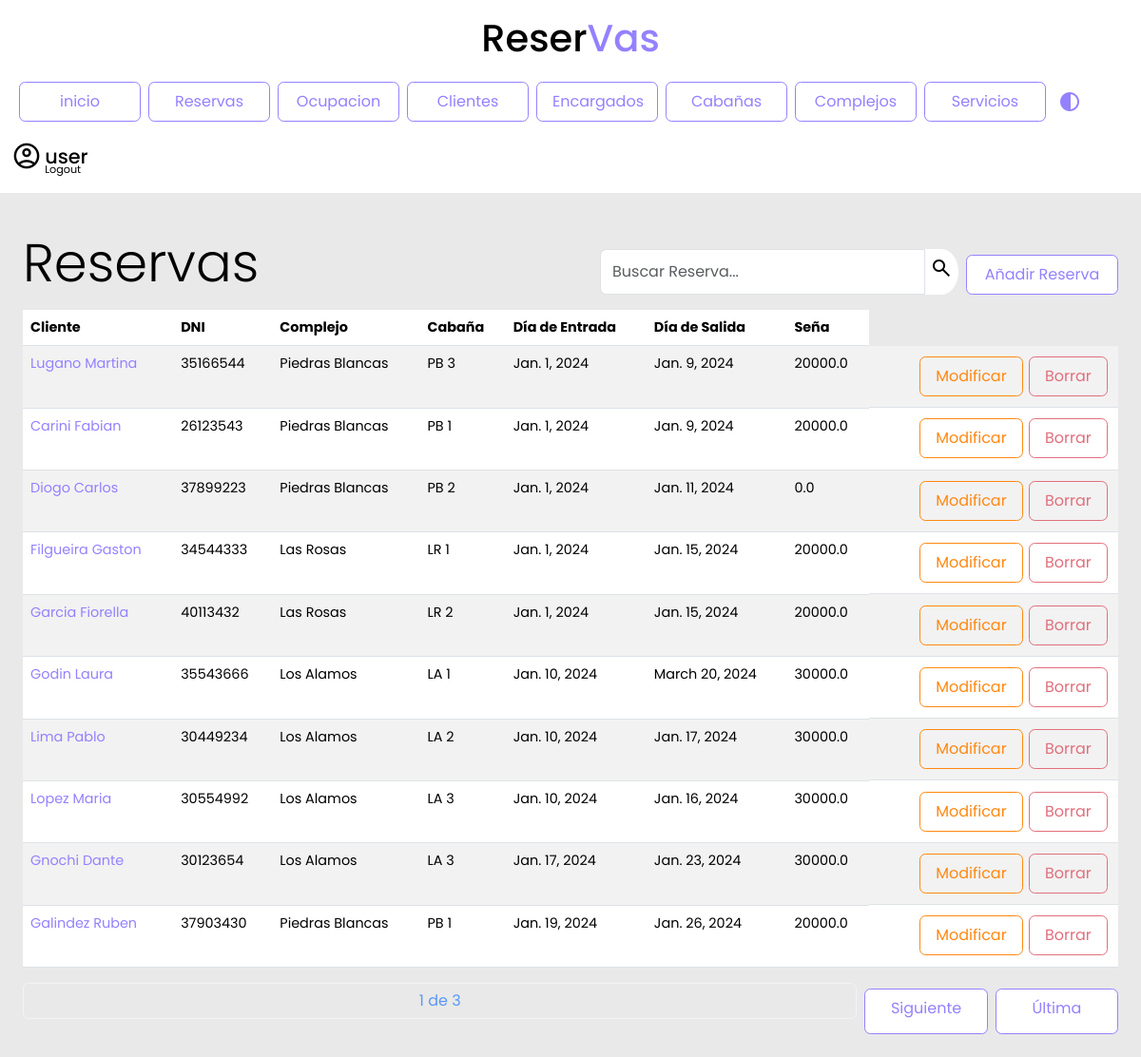
/reservas/ (signed in), run on the app's committed database.
### reservas/models.py (models this page shows, shortened)
class Reserva(models.Model):
    cliente = models.ForeignKey(Cliente, on_delete=models.CASCADE)
    complejo = models.ForeignKey(Complejo, on_delete=models.CASCADE)
    cabania = models.ForeignKey(Cabania, on_delete=models.CASCADE, default=None)
    diaEntrada = models.DateField()
    diaSalida = models.DateField()
    seña = models.FloatField(default=0, max_length=12)
    precio_original_cabania = models.FloatField(default=0)

class Cliente(models.Model):
    dni = models.IntegerField()
    apellido_nombre = models.CharField(max_length=100)
    telefono = models.CharField(max_length=30)
    email = models.CharField(max_length=50, default="user@gmail.com")
    pais = models.CharField(max_length=30, default="Argentina")
    provincia = models.CharField(max_length=30, default="Cordoba")
    localidad = models.CharField(max_length=30, default="Cordoba")

class Complejo(models.Model):
    nombre = models.CharField(max_length=100)
    direccion = models.CharField(max_length=100)
    encargado = models.ForeignKey(Encargado, on_delete=models.CASCADE)
    def __str__(self):
        return self.nombre

class Cabania(models.Model):
    nombre = models.CharField(max_length=100)
    tipo = models.CharField(max_length=15, choices=[('Apart','Apart'), ('Cabaña', 'Cabaña'), ('Departamento','Departamento'), ('Habitacion','Habitacion')])
    capacidad = models.CharField(max_length=2)
    precio = models.FloatField(max_length=10)
    complejo = models.ForeignKey(Complejo, on_delete=models.CASCADE, default="none")
    def __str__(self):
        return self.nombre

### reservas/views.py (the view)
# urls.py: path('reservas/', views.lista_reservas.as_view(), name='lista_reservas'),
class lista_reservas(LoginRequiredMixin, ListView):
    login_url = '/login/'
    model = Reserva
    template_name = 'lista_reservas.html'
    context_object_name = 'reservas'
    paginate_by = 10
    def get_queryset(self):
        query = self.request.GET.get('q', '')
        reservas = Reserva.objects.filter(
            Q(cliente__apellido_nombre__icontains=query) |
            Q(cliente__dni__icontains=query)
        )
        return reservas

### reservas/templates/lista_reservas.html (shortened to what this page needs)
{% include 'navbar.html' %}
{% block content %}
<div class="contenedor">
 <div class="row">
    <h1 class="col display-4 my-3">Reservas</h1>
    <div class=" col d-flex justify-content-end align-items-end mb-3">
        <form method="GET">
            <div class="input-group">
                <input type="text" id="search" class="form-control inputApagado" name="q" value="{{ query }}" placeholder="Buscar Reserva...">
                <button class="lupa" type="submit"><span class="material-symbols-outlined">search</span></button>
            </div>
        </form>
        <div class="d-flex justify-content-end align-items-end"><a class="botonPrimario" href="/reservas/reservaNuevo/">Añadir Reserva</a></div>
    </div>
</div>
    <table class="table table-striped table-hover" id="results">
        <thead>
            <tr>
                <th>Cliente</th>
                <th>DNI</th>
                <th>Complejo</th>
                <th>Cabaña</th>
                <th>Día de Entrada</th>
                <th>Día de Salida</th>
                <th>Seña</th>
            </tr>
        </thead>
        <tbody>
            {% for reserva in reservas %}
            <tr>
                <td><a href="{% url 'detalle_reserva' reserva.id %}">{{ reserva.cliente.apellido_nombre }}</a></td>
                <td>{{reserva.cliente.dni}}</td>
                <td>{{ reserva.complejo }}</td>
                <td>{{ reserva.cabania }}</td>
                <td>{{ reserva.diaEntrada }}</td>
                <td>{{ reserva.diaSalida }}</td>
                <td>{{ reserva.seña }}</td>
                <td class="d-flex justify-content-end align-items-end">
                    <a class="botonTerciario" href="/reservas/reservaModif/{{ reserva.id }}">Modificar</a>
                    <a class="botonSecundario" href="/reservas/reservaBorrar/{{ reserva.id }}">Borrar</a>
                </td>
            </tr>
            {% endfor %}
        </tbody>
    </table>
    <div class="pagination justify-content-center">
        <span class="current-page btn btn-outline-light disabled text-primary mb-3">
            {{ page_obj.number }} de {{ page_obj.paginator.num_pages }}
        </span>
        {% if page_obj.has_next %}
            <a class="botonPrimario" href="?page={{ page_obj.next_page_number }}">Siguiente</a>
            <a class="botonPrimario" href="?page={{ page_obj.paginator.num_pages }}">Última</a>
        {% endif %}
    </div>
</div>
{% endblock %}

### reservas/templates/navbar.html (shortened to what this page needs)
{% extends 'base.html' %}
{% load static %}
{% block content %}
<header>
    <h1>Reser<span>Vas</span></h1>
</header>
<nav class="navbar navbar-expand-lg">
    <div class="container-fluid">
        <div class="navbar collapse navbar-collapse" id="navbarSupportedContent" >
            <ul class="navbar-nav me-auto mb-2 mb-lg-0">
                <li class="nav-item">
                    <a class="botonPrimario" href="/">inicio</a>
                </li>
                <li class="nav-item">
                    <a class="botonPrimario" href="/reservas">Reservas</a>
                </li>
                <li class="nav-item">
                    <a class="botonPrimario" href="{% url 'cabanias_disponibles' %}">Ocupacion</a>
                </li>
                <li class="nav-item">
                    <a class="botonPrimario" href="/clientes">Clientes</a>
                </li>
                <li class="nav-item">
                    <a class="botonPrimario" href="/encargados">Encargados</a>
                </li>
                <li class="nav-item">
                    <a class="botonPrimario" href="/cabanias">Cabañas</a>
                </li>
                <li class="nav-item">
                    <a class="botonPrimario" href="/complejos">Complejos</a>
                </li>
                <li class="nav-item">
                    <a class="botonPrimario"  href="/servicios">Servicios</a>
                </li>
                <button type="button" class="btn dark-mode">
                    <span class="material-symbols-outlined" id="botonDarkMode">
                    </span>
                </button>
            </ul>
            <div class="contenedorUsuario">
                <span class="material-symbols-outlined">
                </span>
                <div>
                    {% if request.user.is_authenticated %}
                    <h4 class="user">{{ request.user.username }}</h4>
                    <a href="/logout/">Logout</a>
                    {% else %}
                    <a href="/login/">Login</a>
                    {% endif %}
                </div>
            </div>
        </div>
    </div>
</nav>
{% endblock %}

### reservas/static/css/general.css (style rules this page uses)
:root { --font-family: 'poppins' sans-serif ; --color-primary: #9381ff; --color-danger: #e16f7c; --color-white: #fff; --color-dark: #000; --color-cyan: #51D6FF; --color-Terciary:#ff8811; --color-dark-variant: #E8F1F2; --color-background: #e9e9e9; --card-border-radius: 2rem; --border-radius-1: 0.4rem; --border-radius-2: 1.2rem; --card-padding: 1.8rem; --padding-1: 1.2rem; --box-shadow: 0 1rem 2rem var(--color-light); --bs-emphasis-color:var(--color-danger); --bs-table-striped-color:var(--color-dark-variant) }
html, body { margin: 0; padding: 0; height: 100%; width: 100%; background-color: var(--color-background); }
.contenedor { min-height: 100%; min-width: 100%; background-color: var(--color-background); overflow-y: auto; }
.contenedor h1 { color: var(--color-dark); }
.detalle h1,h3,h4,p { color: var(--color-dark); }
.navbar { background-color: var(--color-white); display: flex; margin: auto; }
.navbar a.botonPrimario { justify-content: center; width: 8rem; }
header { position: relative; background-color:var(--color-white); height: 4rem; font-family: 'poppins', sans-serif; text-align: center; }
header h1 { color: var(--color-dark); background-color: var(--color-white); position: relative; top: 1rem; }
header span { color: var(--color-primary); transition: ease .8s; }
.contenedor { padding: 1.5rem; font-family: 'poppins', sans-serif; font-size: 0.9rem; }
.botonPrimario { padding: 1rem; font-family: 'poppins', sans-serif; font-size: 1rem; font-weight:400; line-height: 0.5; margin-left:0.5rem; margin-top:0.4rem ; display: inline-block; text-align: center; text-decoration: none; vertical-align: middle; cursor: pointer; border: 0.1rem solid var(--color-primary); border-radius: var(--border-radius-1); background-color: var(--color-white); user-select: none; transition:ease-in-out 0.35s all; width: 10rem; text-decoration: none; color: var(--color-primary); }
.botonSecundario { padding: 1rem; margin:0.2rem; font-family: 'poppins', sans-serif; font-size: 1rem; font-weight:400; line-height: 0.5; display: inline-block; text-align: center; text-decoration: none; vertical-align: middle; cursor: pointer; border: 0.1rem solid #e16f7c; border-radius: var(--border-radius-1); background-color: transparent; user-select: none; transition:ease-in-out 0.35s all; text-decoration: none; color: #e16f7c; }
.botonTerciario { padding: 1rem; margin:0.2rem; font-family: 'poppins', sans-serif; font-size: 1rem; font-weight:400; line-height: 0.5; display: inline-block; text-align: center; text-decoration: none; vertical-align: middle; cursor: pointer; border: 0.1rem solid var(--color-Terciary); border-radius: var(--border-radius-1); background-color: transparent; user-select: none; transition:ease-in-out 0.35s all; text-decoration: none; color: var(--color-Terciary); }
.lupa { color: var(--color-dark); background-color: var(--color-white); border:none; border-radius: 50%; transition: ease 0.5s; margin-left: 0.1rem; height: 3rem; }
table a { color: var(--color-primary); text-decoration: none; transition: ease 0.3s; }
.col.display-4.my-3 { color: var(--color-dark); font-family: 'poppins', sans-serif; }
.contenedorUsuario { color: var(--color-dark); display: flex; flex-direction: row; transition: ease .8s; margin-right: 3rem; margin-top: 1rem; font-family: 'poppins', sans-serif; background-color: transparent; }
.contenedorUsuario span { margin-right: .2rem; font-size: 2rem; background-color: transparent; transition: ease .5s; }
.contenedorUsuario h4 { font-size: 1.3rem; margin-top: .3rem; transition: ease .5s; }
.contenedorUsuario div { display: flex; flex-direction: column; }
.contenedorUsuario div a { text-decoration: none; color: var(--color-dark); transition: ease .8s; margin-top: -1rem; font-size: .7rem; }
#botonDarkMode { color: var(--color-primary); margin-top: .5rem; }
#results { max-width: 100%; overflow: auto; }
.pagination.justify-content-center span { color: #9381ff; background-color: var(--color-background); height: 100%; width: 100%; }
a:link, a:visited, a:active { text-decoration: none; }
#results { overflow-x: auto; max-width: 100%; width: 100%; }

### data on the page
Reserva: cliente.apellido_nombre "Lugano Martina", cliente.dni "35166544", complejo "Piedras Blancas", cabania "PB 3", diaEntrada "Jan. 1, 2024", diaSalida "Jan. 9, 2024", seña "20000.0"
Reserva: cliente.apellido_nombre "Carini Fabian", cliente.dni "26123543", complejo "Piedras Blancas", cabania "PB 1", diaEntrada "Jan. 1, 2024", diaSalida "Jan. 9, 2024", seña "20000.0"
Reserva: cliente.apellido_nombre "Diogo Carlos", cliente.dni "37899223", complejo "Piedras Blancas", cabania "PB 2", diaEntrada "Jan. 1, 2024", diaSalida "Jan. 11, 2024", seña "0.0"
Reserva: cliente.apellido_nombre "Filgueira Gaston", cliente.dni "34544333", complejo "Las Rosas", cabania "LR 1", diaEntrada "Jan. 1, 2024", diaSalida "Jan. 15, 2024", seña "20000.0"
Reserva: cliente.apellido_nombre "Garcia Fiorella", cliente.dni "40113432", complejo "Las Rosas", cabania "LR 2", diaEntrada "Jan. 1, 2024", diaSalida "Jan. 15, 2024", seña "20000.0"
Reserva: cliente.apellido_nombre "Godin Laura", cliente.dni "35543666", complejo "Los Alamos", cabania "LA 1", diaEntrada "Jan. 10, 2024", diaSalida "March 20, 2024", seña "30000.0"
Reserva: cliente.apellido_nombre "Lima Pablo", cliente.dni "30449234", complejo "Los Alamos", cabania "LA 2", diaEntrada "Jan. 10, 2024", diaSalida "Jan. 17, 2024", seña "30000.0"
Reserva: cliente.apellido_nombre "Lopez Maria", cliente.dni "30554992", complejo "Los Alamos", cabania "LA 3", diaEntrada "Jan. 10, 2024", diaSalida "Jan. 16, 2024", seña "30000.0"
Reserva: cliente.apellido_nombre "Gnochi Dante", cliente.dni "30123654", complejo "Los Alamos", cabania "LA 3", diaEntrada "Jan. 17, 2024", diaSalida "Jan. 23, 2024", seña "30000.0"
Reserva: cliente.apellido_nombre "Galindez Ruben", cliente.dni "37903430", complejo "Piedras Blancas", cabania "PB 1", diaEntrada "Jan. 19, 2024", diaSalida "Jan. 26, 2024", seña "20000.0"

### other printed values
{{ request.user.username }} "user"
{{ page_obj.number }} "1"
{{ page_obj.paginator.num_pages }} "3"
